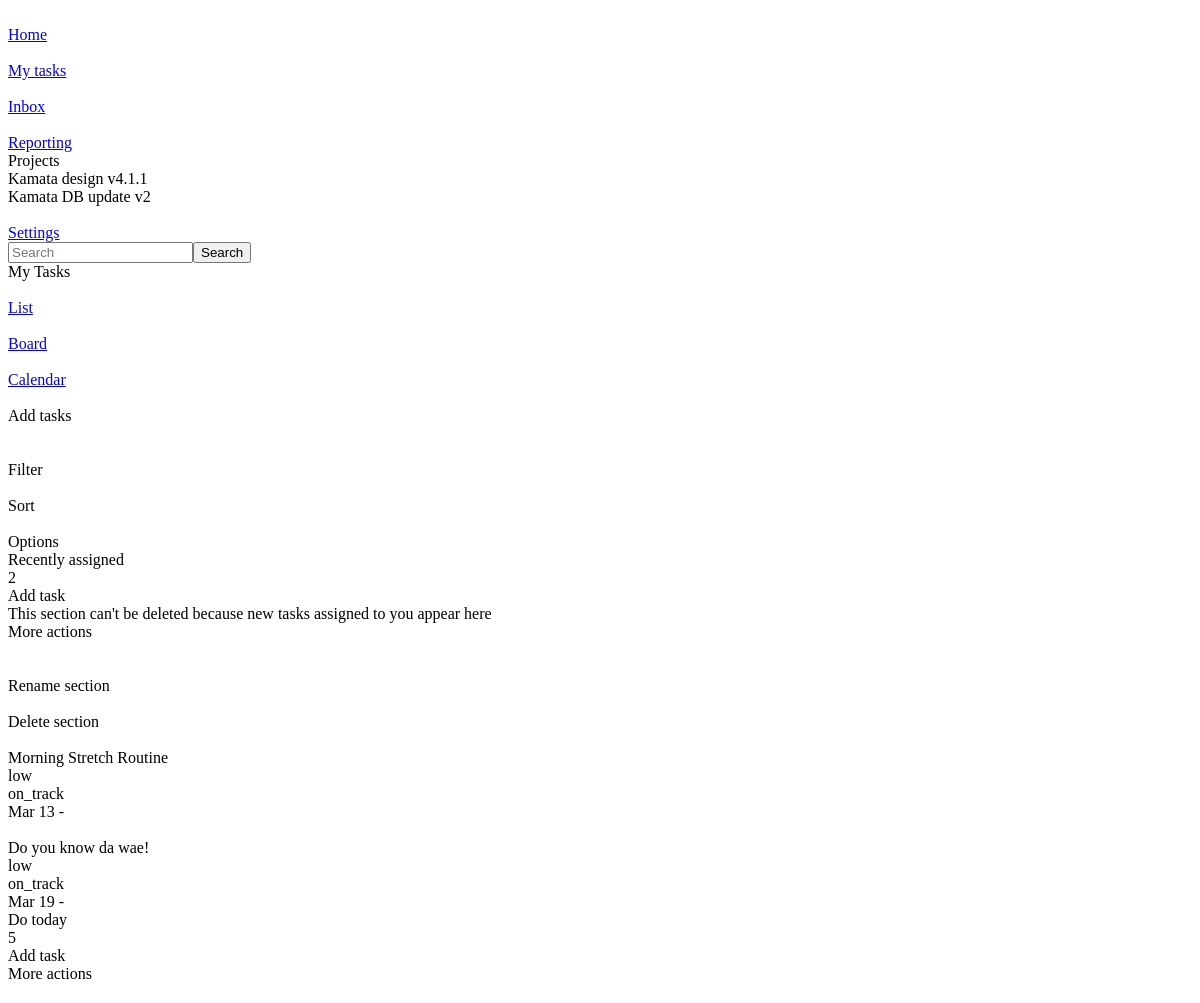
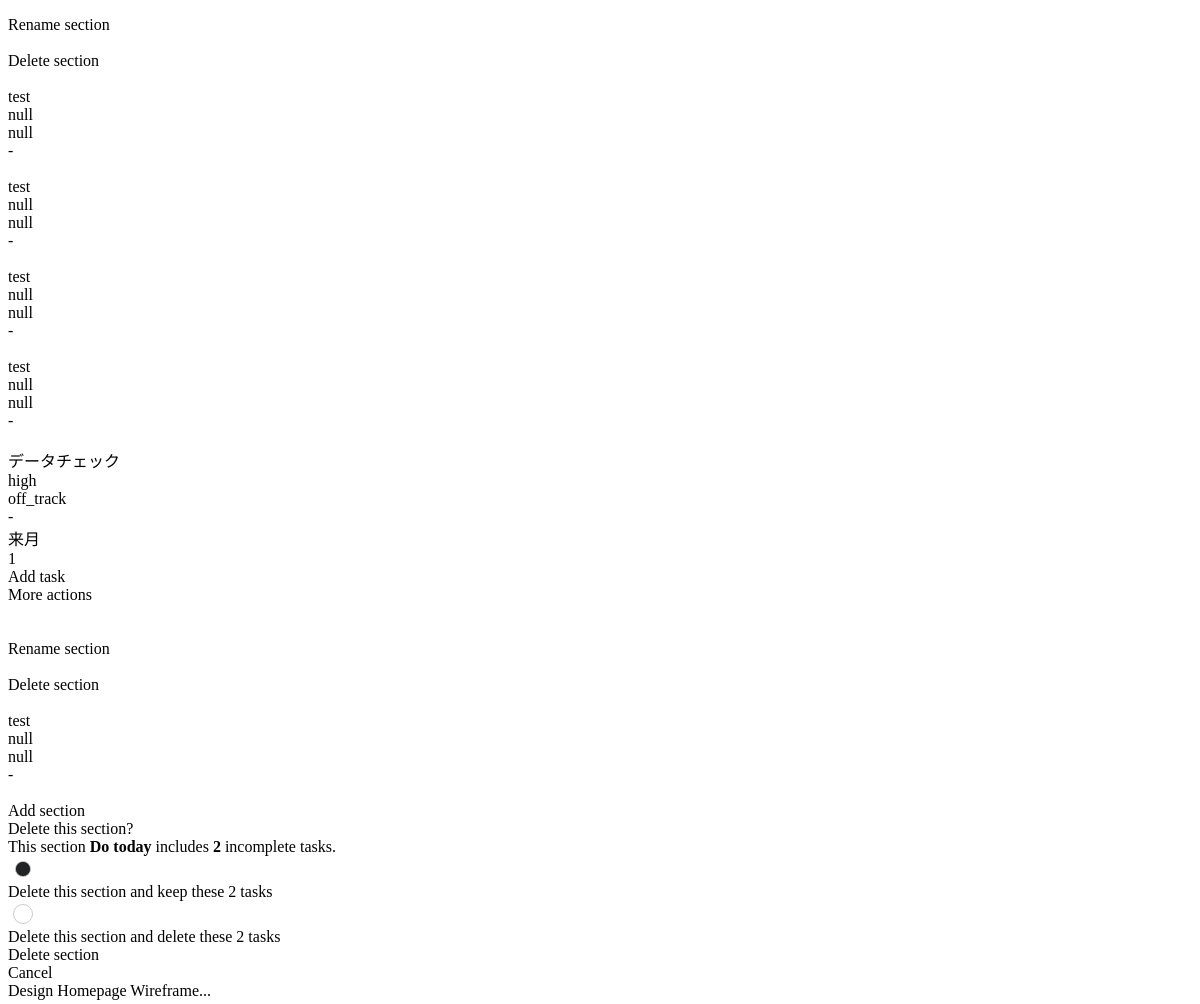
The app's page /test/ (upper part), older data (2 pictures, top to bottom).
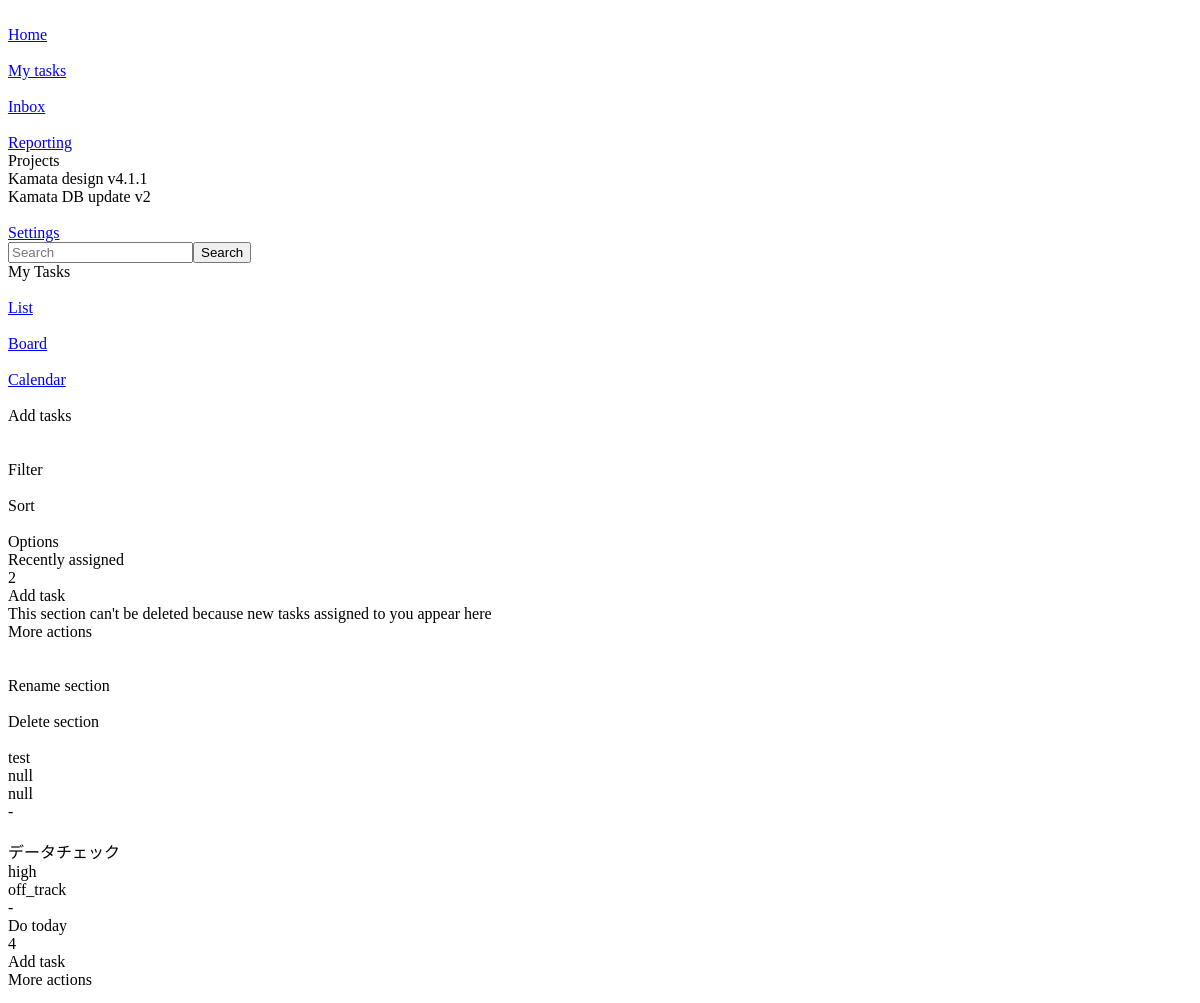
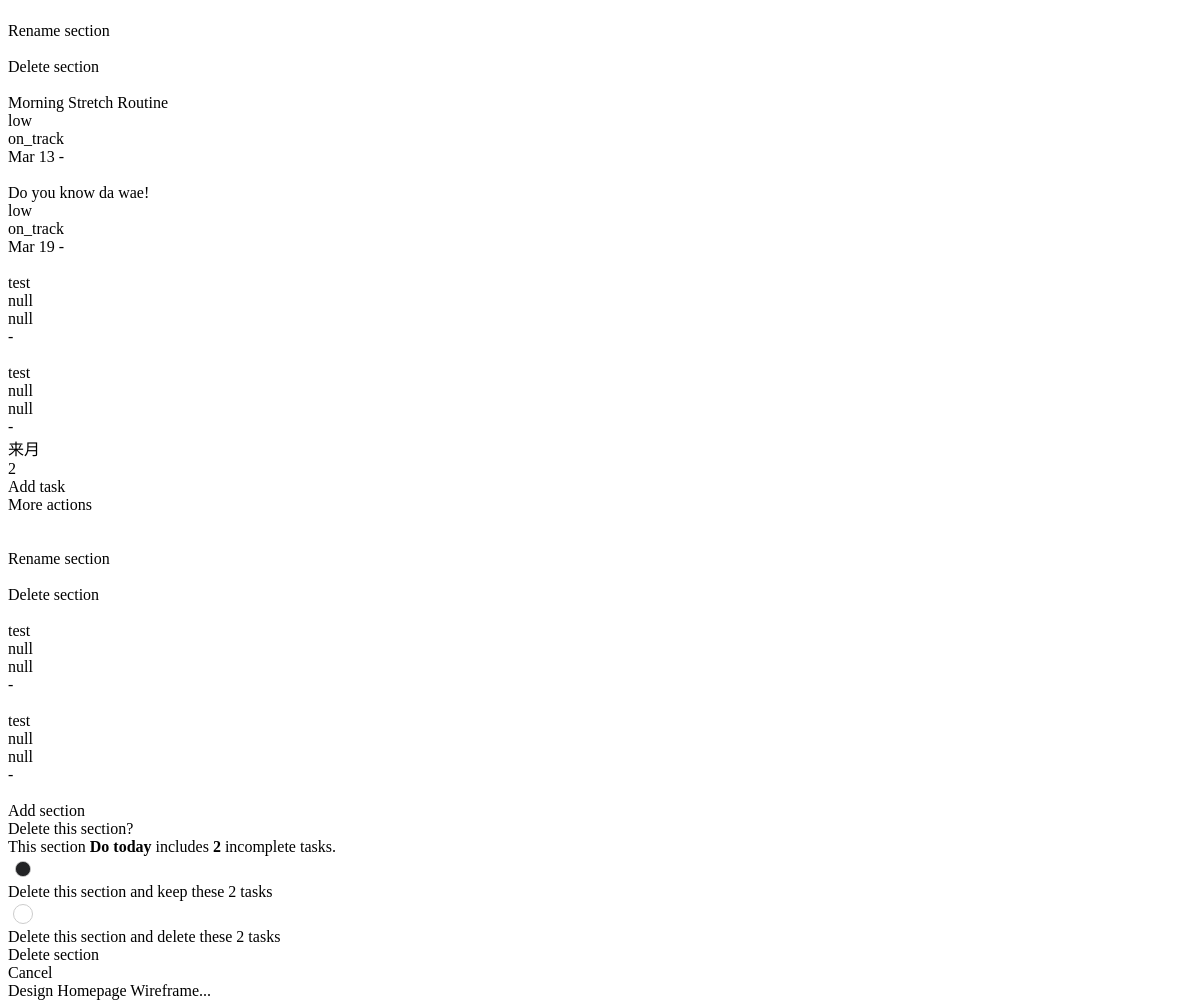
The same page, newer data (2 pictures, top to bottom).
### app/models.py (models this page shows)
class Task(models.Model):
    created_by = models.ForeignKey(User, on_delete=models.CASCADE)
    priority = models.ForeignKey('Priority', on_delete=models.CASCADE, null=True, blank=True)
    status = models.ForeignKey('Status', on_delete=models.CASCADE, null=True, blank=True)
    list = models.ForeignKey('List', on_delete=models.CASCADE)
    project = models.ForeignKey('Project', on_delete=models.CASCADE,  null=True, blank=True)
    name = models.CharField(max_length=50)
    is_completed = models.BooleanField(default=False)
    description = models.TextField(null=True, blank=True)
    created_at = models.DateTimeField(auto_now_add=True)
    start_date = models.DateField(null=True, blank=True)
    deadline = models.DateField(null=True, blank=True)

class Priority(models.Model):
    priority = models.CharField(max_length=10, null=True, blank=True)
    combo_class = models.CharField(max_length=10, null=True, blank=True)

class Status(models.Model):
    status = models.CharField(max_length=10, null=True, blank=True)
    combo_class = models.CharField(max_length=10, null=True, blank=True)

class List(models.Model):
    title = models.CharField(max_length=25)

### app/views.py (the view)
# urls.py: path('test/', views.test, name='test'),
def test(request):
    lists = List.objects.all()
    tasks = Task.objects.all()
    projects = Project.objects.all()
    context = {
        'lists': lists,
        'tasks': tasks,
        'projects': projects,
    }
    return render(request, 'test.html', context)

### app/templatetags/custom_filters.py (called while the page is built)
@register.filter
def filter_by_list(tasks, list_id):
    return tasks.filter(list_id=list_id)

### app/templates/test.html (shortened to what the changed rows need)
<!DOCTYPE html>
{% load custom_filters %}
{% load static %}
<html data-wf-page="67aeea944d589896c64eea3b" data-wf-site="67aeea944d589896c64ee9d5"
  class="w-mod-js wf-inter-n4-active wf-inter-n3-active wf-inter-n5-active wf-active w-mod-ix">
<head>
  <link href="https://cdn.prod.website-files.com/67aeea944d589896c64ee9d5/css/kamata.webflow.1160693ce.css" rel="stylesheet" type="text/css">
  <link rel="stylesheet" href="{% static 'main.css' %}">
  <link rel="stylesheet" href="https://fengyuanchen.github.io/datepicker/css/datepicker.css">
</head>
<body cz-shortcut-listen="true">
  <div class="main-wrap none">
    <div class="w-layout-grid list-wrap">
      <div id="w-node-_60766be2-e2cf-9137-be7b-4c8f2ddb67e6-c64eea3b" class="list-group">
        <div data-list="1" class="list">
          {% for task in tasks|filter_by_list:1 %}
          <div data-item="{{ task.id }}"
            class="w-layout-grid list-item {% if task.project %}{{ task.project.color.color }}{% endif %}">
            <div class="flex gap5">
              <div class="button icon"><img
                  loading="lazy" alt=""></div>
              <div class="list_item-title">{{ task.name }}</div>
            </div>
            <div class="flex gap5">
              <div class="list_item-priority {{ task.priority.priority }}">{{ task.priority.priority }}</div>
              <div class="list_item-status {{ task.status.status }}">{{ task.status.status }}</div>
            </div>
            <div class="flex y-center gap5">
              <div>{{ task.start_date|date:"M d" }} - {{ task.end_date|date:"d" }}</div>
            </div>
          </div>
          {% endfor %}
        </div>
        {% for list in lists %}
        {% if list.id > 1 %}
        <div data-list="{{ list.id }}" class="list">
          <div class="list-header">
            <div class="flex gap5">
              <div class="list_header-title">{{ list.title }}</div>
              <div class="text list_header-total">{{ tasks|filter_by_list:list.id|length }}<br></div>
            </div>
            <div class="flex y-center gap2 relative">
              <div data-list="{{ list.id }}" class="explanation-box tooltip-list_header-addtask-hover">
                <div>Add task</div>
              </div>
              <div data-list="{{ list.id }}" class="explanation-box tooltip-list_header-moreactions-hover">
                <div>More actions</div>
              </div>
              <div data-explains="tooltip-list_header-addtask-hover" data-list="{{ list.id }}"
                class="button list_header-addtask" data-popup-trigger="create-task">
              </div>
              <div data-explains="tooltip-list_header-moreactions-hover" data-list="{{ list.id }}"
                class="button list_header-moreactions">
              </div>
              <div data-list="{{ list.id }}" class="subpage list_header-moreactions-menu">
                <div class="subpage_link rename-section">
                  <div>Rename section</div>
                </div>
                <div data-popup-trigger="delete-list" data-list="{{ list.id }}" class="subpage_link">
                  <div class="img-wrap trashcan-icon">
                  </div>
                  <div>Delete section</div>
                </div>
              </div>
            </div>
          </div>
          {% for task in tasks|filter_by_list:list.id %}
          <div data-item="{{ task.id }}"
            class="w-layout-grid list-item {% if task.project %}{{ task.project.color.color }}{% endif %}">
            <div class="flex gap5">
              <div class="button icon"><img
                  loading="lazy" alt=""></div>
              <div class="list_item-title">{{ task.name }}</div>
            </div>
            <div class="flex gap5">
              <div class="list_item-priority {{ task.priority.priority }}">{{ task.priority.priority }}</div>
              <div class="list_item-status {{ task.status.status }}">{{ task.status.status }}</div>
            </div>
            <div class="flex y-center gap5">
              <div>{{ task.start_date|date:"M d" }} - {{ task.end_date|date:"d" }}</div>
            </div>
          </div>
          {% endfor %}
        </div>
        {% endif %}
        {% endfor %}
      </div>
    </div>
  </div>
</body>
</html>

Row changes from the older to the newer data that the page shows:
no longer on one of the page's lists (row edited): Task: name "Morning Stretch Routine", priority.priority "low", status.status "on_track", start_date "Mar 13"
no longer on one of the page's lists (row edited): Task: name "Do you know da wae!", priority.priority "low", status.status "on_track", start_date "Mar 19"
now on one of the page's lists (row edited): Task: name "test", priority.priority "null", status.status "null"
now on one of the page's lists (row edited): Task: name "データチェック", priority.priority "high", status.status "off_track"
changed List "Do today": id "5" → "4"; gains Task (name "Morning Stretch Routine", priority.priority "low", status.status "on_track", start_date "Mar 13"); gains Task (name "Do you know da wae!", priority.priority "low", status.status "on_track", start_date "Mar 19"); loses Task (name "test", priority.priority "null", status.status "null"); loses Task (name "データチェック", priority.priority "high", status.status "off_track")
changed List "来月": id "1" → "2"; gains Task (name "test", priority.priority "null", status.status "null")
